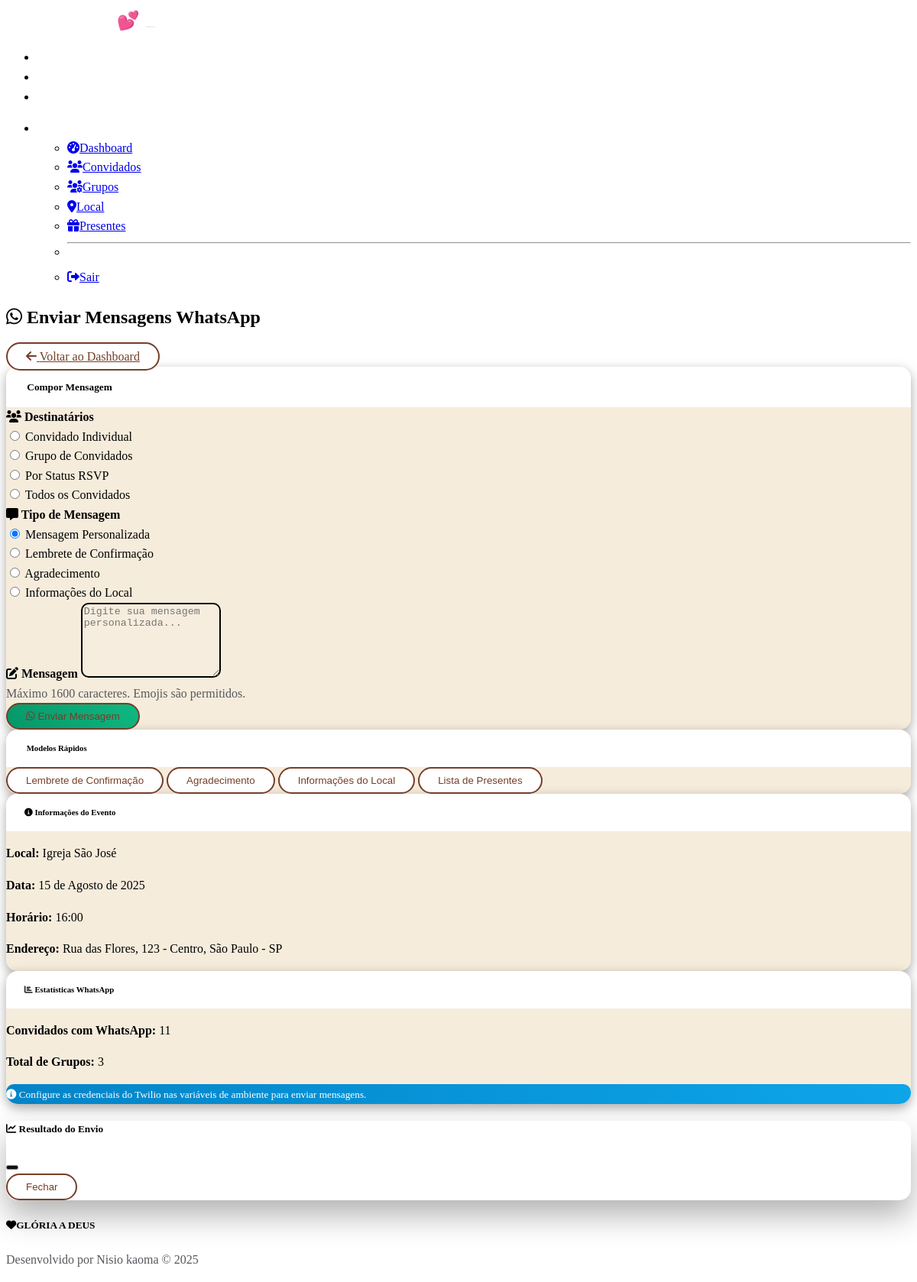
The page /admin/whatsapp (signed in) on the database as committed earlier.
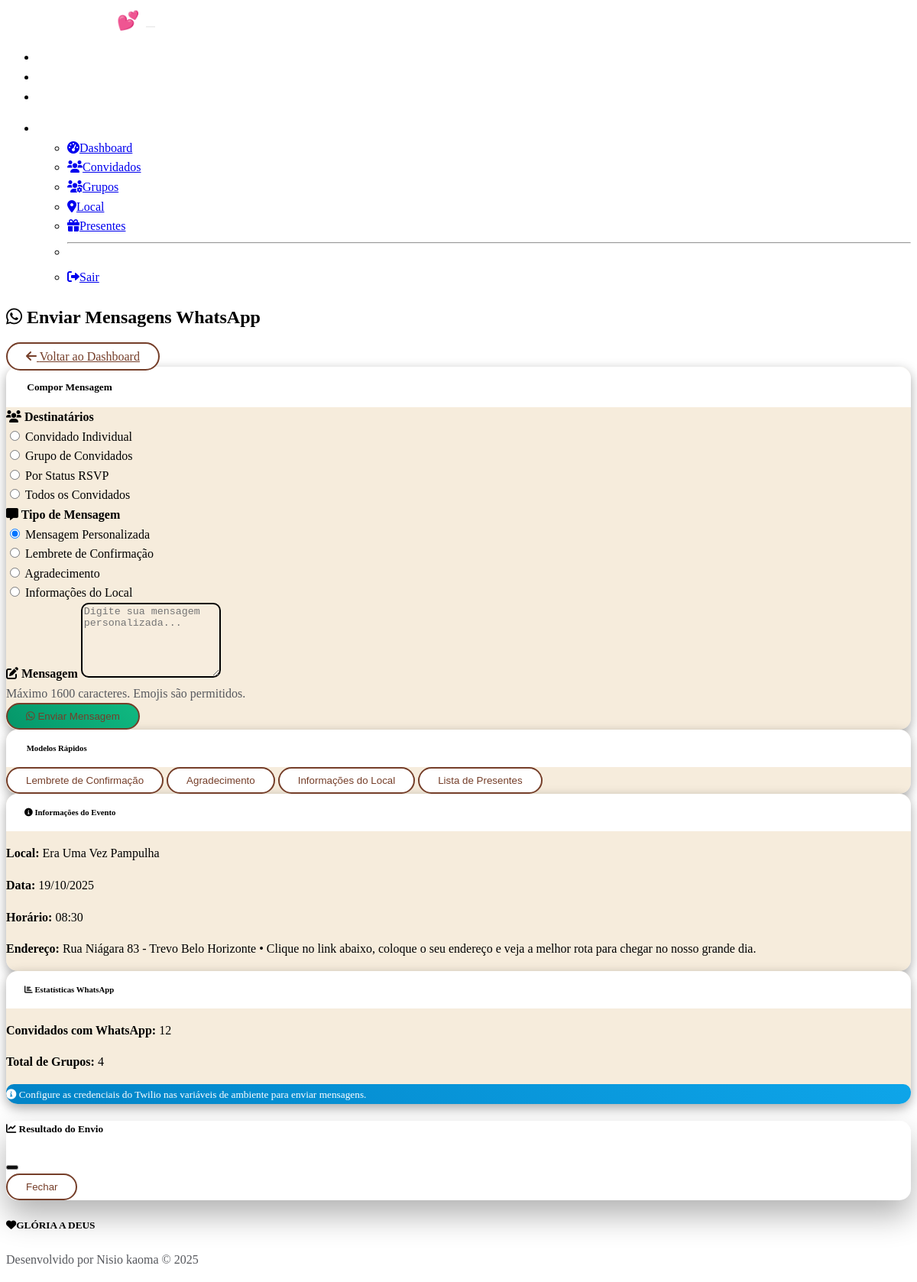
The same page on the database as committed later.
### models.py (models this page shows)
class VenueInfo(db.Model):
    id = db.Column(db.Integer, primary_key=True)
    name = db.Column(db.String(200), nullable=False)
    address = db.Column(db.Text, nullable=False)
    map_link = db.Column(db.Text)  # Link do Google Maps
    description = db.Column(db.Text)
    date = db.Column(db.String(100))
    time = db.Column(db.String(100))
    event_datetime = db.Column(db.DateTime)  # Data e hora precisas do evento
    created_at = db.Column(db.DateTime, default=datetime.utcnow)
    updated_at = db.Column(db.DateTime, default=datetime.utcnow, onupdate=datetime.utcnow)

### routes.py (the view)
@app.route('/admin/whatsapp')
def admin_whatsapp():
    if 'admin_id' not in session:
        flash('Acesso negado!', 'danger')
        return redirect(url_for('admin_login'))
    guests = Guest.query.filter(Guest.phone.isnot(None)).all()
    groups = GuestGroup.query.all()
    venue = VenueInfo.query.first()
    return render_template('admin_whatsapp.html', guests=guests, groups=groups, venue=venue)

### templates/admin_whatsapp.html (shortened to what this page needs)
{% extends "base.html" %}
{% block content %}
<div class="row">
    <div class="col-12">
        <div class="d-flex justify-content-between align-items-center mb-4">
            <h2>
                <i class="fab fa-whatsapp me-2"></i>
                Enviar Mensagens WhatsApp
            </h2>
            <a href="{{ url_for('admin_dashboard') }}" class="btn btn-outline-secondary">
                <i class="fas fa-arrow-left me-2"></i>
                Voltar ao Dashboard
            </a>
        </div>
        <div class="row">
            <div class="col-lg-8 mb-4">
                <div class="card">
                    <div class="card-header">
                        <h5 class="mb-0">
                            Compor Mensagem
                        </h5>
                    </div>
                    <div class="card-body">
                        <form id="whatsappForm">
                            <div class="mb-4">
                                <label class="form-label">
                                    <i class="fas fa-users me-2"></i>
                                    Destinatários
                                </label>
                                <div class="row">
                                    <div class="col-md-3 mb-2">
                                        <div class="form-check">
                                            <input class="form-check-input" type="radio" name="recipient_type" id="individual" value="individual">
                                            <label class="form-check-label" for="individual">
                                                Convidado Individual
                                            </label>
                                        </div>
                                    </div>
                                    <div class="col-md-3 mb-2">
                                        <div class="form-check">
                                            <input class="form-check-input" type="radio" name="recipient_type" id="group" value="group">
                                            <label class="form-check-label" for="group">
                                                Grupo de Convidados
                                            </label>
                                        </div>
                                    </div>
                                    <div class="col-md-3 mb-2">
                                        <div class="form-check">
                                            <input class="form-check-input" type="radio" name="recipient_type" id="status" value="status">
                                            <label class="form-check-label" for="status">
                                                Por Status RSVP
                                            </label>
                                        </div>
                                    </div>
                                    <div class="col-md-3 mb-2">
                                        <div class="form-check">
                                            <input class="form-check-input" type="radio" name="recipient_type" id="all" value="all">
                                            <label class="form-check-label" for="all">
                                                Todos os Convidados
                                            </label>
                                        </div>
                                    </div>
                                </div>
                            </div>
                            <div class="mb-3">
                                <label class="form-label">
                                    <i class="fas fa-message me-2"></i>
                                    Tipo de Mensagem
                                </label>
                                <div class="row">
                                    <div class="col-md-3 mb-2">
                                        <div class="form-check">
                                            <input class="form-check-input" type="radio" name="message_type" id="custom" value="custom" checked>
                                            <label class="form-check-label" for="custom">
                                                Mensagem Personalizada
                                            </label>
                                        </div>
                                    </div>
                                    <div class="col-md-3 mb-2">
                                        <div class="form-check">
                                            <input class="form-check-input" type="radio" name="message_type" id="reminder" value="confirmation_reminder">
                                            <label class="form-check-label" for="reminder">
                                                Lembrete de Confirmação
                                            </label>
                                        </div>
                                    </div>
                                    <div class="col-md-3 mb-2">
                                        <div class="form-check">
                                            <input class="form-check-input" type="radio" name="message_type" id="thankyou" value="thank_you">
                                            <label class="form-check-label" for="thankyou">
                                                Agradecimento
                                            </label>
                                        </div>
                                    </div>
                                    <div class="col-md-3 mb-2">
                                        <div class="form-check">
                                            <input class="form-check-input" type="radio" name="message_type" id="venue" value="venue_update">
                                            <label class="form-check-label" for="venue">
                                                Informações do Local
                                            </label>
                                        </div>
                                    </div>
                                </div>
                            </div>
                            <div class="mb-3">
                                <label for="messageContent" class="form-label">
                                    <i class="fas fa-edit me-2"></i>
                                    Mensagem
                                </label>
                                <textarea class="form-control" id="messageContent" name="message" rows="6"
                                          placeholder="Digite sua mensagem personalizada..."></textarea>
                                <div class="form-text">
                                    Máximo 1600 caracteres. Emojis são permitidos.
                                </div>
                            </div>
                            <div class="d-grid">
                                <button type="submit" class="btn btn-success btn-lg">
                                    <i class="fab fa-whatsapp me-2"></i>
                                    Enviar Mensagem
                                </button>
                            </div>
                        </form>
                    </div>
                </div>
            </div>
            <div class="col-lg-4">
                <div class="card mb-4">
                    <div class="card-header">
                        <h6 class="mb-0">
                            Modelos Rápidos
                        </h6>
                    </div>
                    <div class="card-body">
                        <div class="d-grid gap-2">
                            <button type="button" class="btn btn-outline-primary btn-sm" onclick="loadTemplate('reminder')">
                                Lembrete de Confirmação
                            </button>
                            <button type="button" class="btn btn-outline-success btn-sm" onclick="loadTemplate('thanks')">
                                Agradecimento
                            </button>
                            <button type="button" class="btn btn-outline-info btn-sm" onclick="loadTemplate('venue')">
                                Informações do Local
                            </button>
                            <button type="button" class="btn btn-outline-warning btn-sm" onclick="loadTemplate('gift')">
                                Lista de Presentes
                            </button>
                        </div>
                    </div>
                </div>
                {% if venue %}
                <div class="card mb-4">
                    <div class="card-header">
                        <h6 class="mb-0">
                            <i class="fas fa-info-circle me-2"></i>
                            Informações do Evento
                        </h6>
                    </div>
                    <div class="card-body">
                        <p><strong>Local:</strong> {{ venue.name }}</p>
                        <p><strong>Data:</strong> {{ venue.date }}</p>
                        <p><strong>Horário:</strong> {{ venue.time }}</p>
                        <p><strong>Endereço:</strong> {{ venue.address }}</p>
                    </div>
                </div>
                {% endif %}
                <div class="card">
                    <div class="card-header">
                        <h6 class="mb-0">
                            <i class="fas fa-chart-bar me-2"></i>
                            Estatísticas WhatsApp
                        </h6>
                    </div>
                    <div class="card-body">
                        <p><strong>Convidados com WhatsApp:</strong> {{ guests|length }}</p>
                        <p><strong>Total de Grupos:</strong> {{ groups|length }}</p>
                        <div class="alert alert-info">
                            <small>
                                <i class="fas fa-info-circle me-1"></i>
                                Configure as credenciais do Twilio nas variáveis de ambiente para enviar mensagens.
                            </small>
                        </div>
                    </div>
                </div>
            </div>
        </div>
    </div>
</div>
<div class="modal fade" id="resultsModal" tabindex="-1">
    <div class="modal-dialog modal-lg">
        <div class="modal-content">
            <div class="modal-header">
                <h5 class="modal-title">
                    <i class="fas fa-chart-line me-2"></i>
                    Resultado do Envio
                </h5>
                <button type="button" class="btn-close" data-bs-dismiss="modal"></button>
            </div>
            <div class="modal-footer">
                <button type="button" class="btn btn-secondary" data-bs-dismiss="modal">Fechar</button>
            </div>
        </div>
    </div>
</div>
{% endblock %}

### templates/base.html (shortened to what this page needs)
<!DOCTYPE html>
<html lang="pt-BR" data-bs-theme="dark">
<head>
    <link href="https://cdn.replit.com/agent/bootstrap-agent-dark-theme.min.css" rel="stylesheet">
    <link href="https://cdnjs.cloudflare.com/ajax/libs/font-awesome/6.0.0/css/all.min.css" rel="stylesheet">
    <link href="{{ url_for('static', filename='style.css') }}" rel="stylesheet">
</head>
<body>
    <nav class="navbar navbar-expand-lg navbar-dark bg-dark">
        <div class="container">
            <a class="navbar-brand" href="{{ url_for('index') }}">
                Kelly & Nisio 💕
            </a>
            <button class="navbar-toggler" type="button" data-bs-toggle="collapse" data-bs-target="#navbarNav">
            </button>
            <div class="collapse navbar-collapse" id="navbarNav">
                <ul class="navbar-nav me-auto">
                    <li class="nav-item">
                        <a class="nav-link" href="{{ url_for('index') }}">
                            <i class="fas fa-home me-1"></i>
                        </a>
                    </li>
                    <li class="nav-item">
                        <a class="nav-link" href="{{ url_for('rsvp') }}">
                            <i class="fas fa-calendar-check me-1"></i>
                        </a>
                    </li>
                    <li class="nav-item">
                        <a class="nav-link" href="{{ url_for('gifts') }}">
                            <i class="fas fa-gift me-1"></i>
                        </a>
                    </li>
                </ul>
                <ul class="navbar-nav">
                    {% if session.admin_id %}
                    <li class="nav-item dropdown">
                        <a class="nav-link dropdown-toggle" href="#" id="adminDropdown" role="button"
                            data-bs-toggle="dropdown">
                            <i class="fas fa-user-shield me-1"></i>
                        </a>
                        <ul class="dropdown-menu">
                            <li><a class="dropdown-item" href="{{ url_for('admin_dashboard') }}">
                                    <i class="fas fa-tachometer-alt me-2"></i>Dashboard
                                </a></li>
                            <li><a class="dropdown-item" href="{{ url_for('admin_guests') }}">
                                    <i class="fas fa-users me-2"></i>Convidados
                                </a></li>
                            <li><a class="dropdown-item" href="{{ url_for('admin_groups') }}">
                                    <i class="fas fa-users-cog me-2"></i>Grupos
                                </a></li>
                            <li><a class="dropdown-item" href="{{ url_for('admin_venue') }}">
                                    <i class="fas fa-map-marker-alt me-2"></i>Local
                                </a></li>
                            <li><a class="dropdown-item" href="{{ url_for('admin_gifts') }}">
                                    <i class="fas fa-gift me-2"></i>Presentes
                                </a></li>
                            <li>
                                <hr class="dropdown-divider">
                            </li>
                            <li><a class="dropdown-item" href="{{ url_for('admin_logout') }}">
                                    <i class="fas fa-sign-out-alt me-2"></i>Sair
                                </a></li>
                        </ul>
                    </li>
                    {% endif %}
                </ul>
            </div>
        </div>
    </nav>
    <main class="container my-4">
        {% block content %}{% endblock %}
    </main>
    <footer class="bg-dark text-light py-4 mt-5">
        <div class="container">
            <div class="row">
                <div class="col-md-6">
                    <h5><i class="fas fa-heart me-2"></i>GLÓRIA A DEUS</h5>
                    <p class="EU">Desenvolvido por Nisio kaoma © 2025 </p>
                </div>
            </div>
        </div>
    </footer>
</body>
</html>

Rows that differ between the two databases and show on the page:
changed VenueInfo: name "Igreja São José" → "Era Uma Vez Pampulha"; date "15 de Agosto de 2025" → "19/10/2025"; time "16:00" → "08:30"; address "Rua das Flores, 123 - Centro, São Paulo - SP" → "Rua Niágara 83 - Trevo Belo Horizonte • Clique no link abaixo, coloque o seu endereço e veja a melhor rota para chegar no nosso grande dia."
Other text that changed with them:
{{ guests|length }}: "11" → "12"
{{ groups|length }}: "3" → "4"
